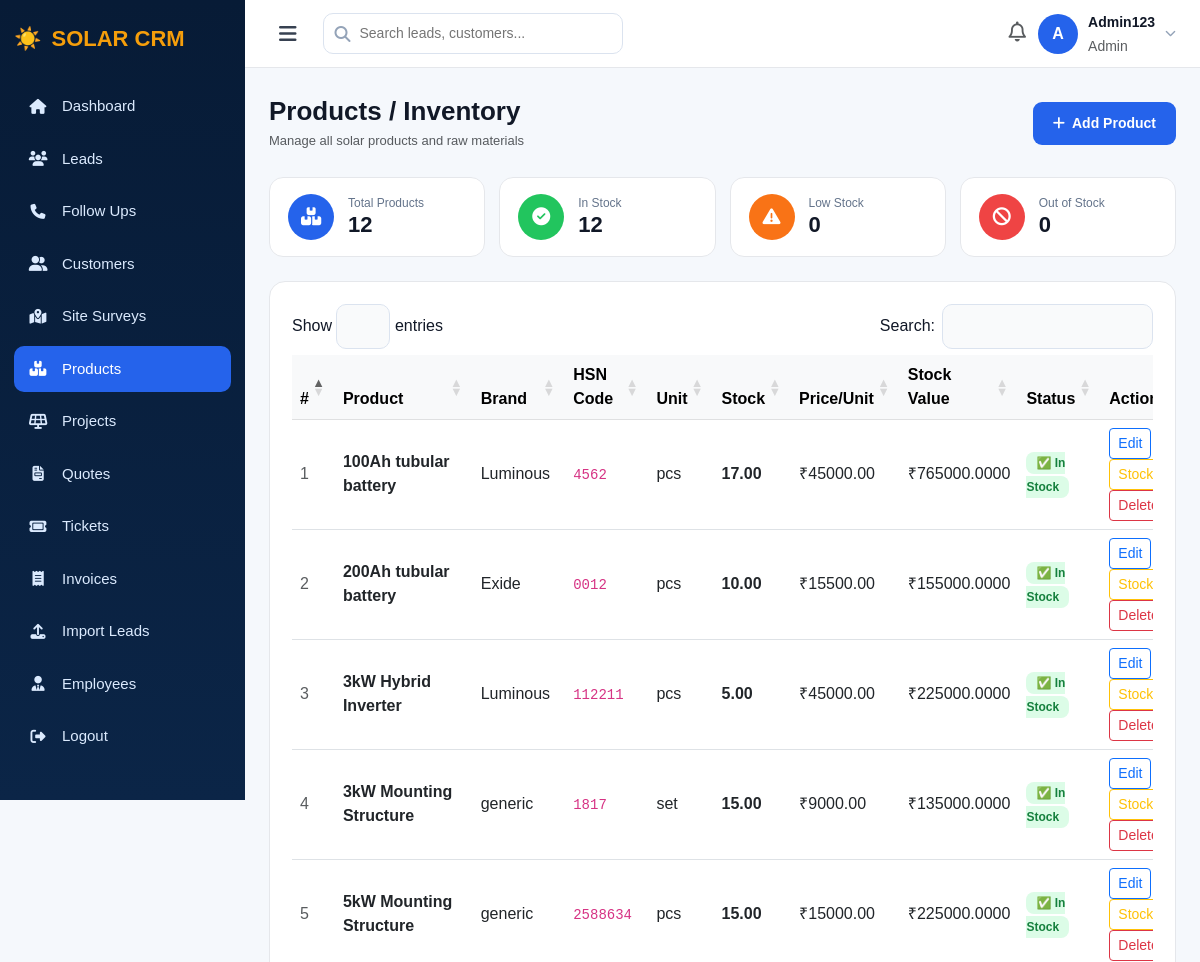
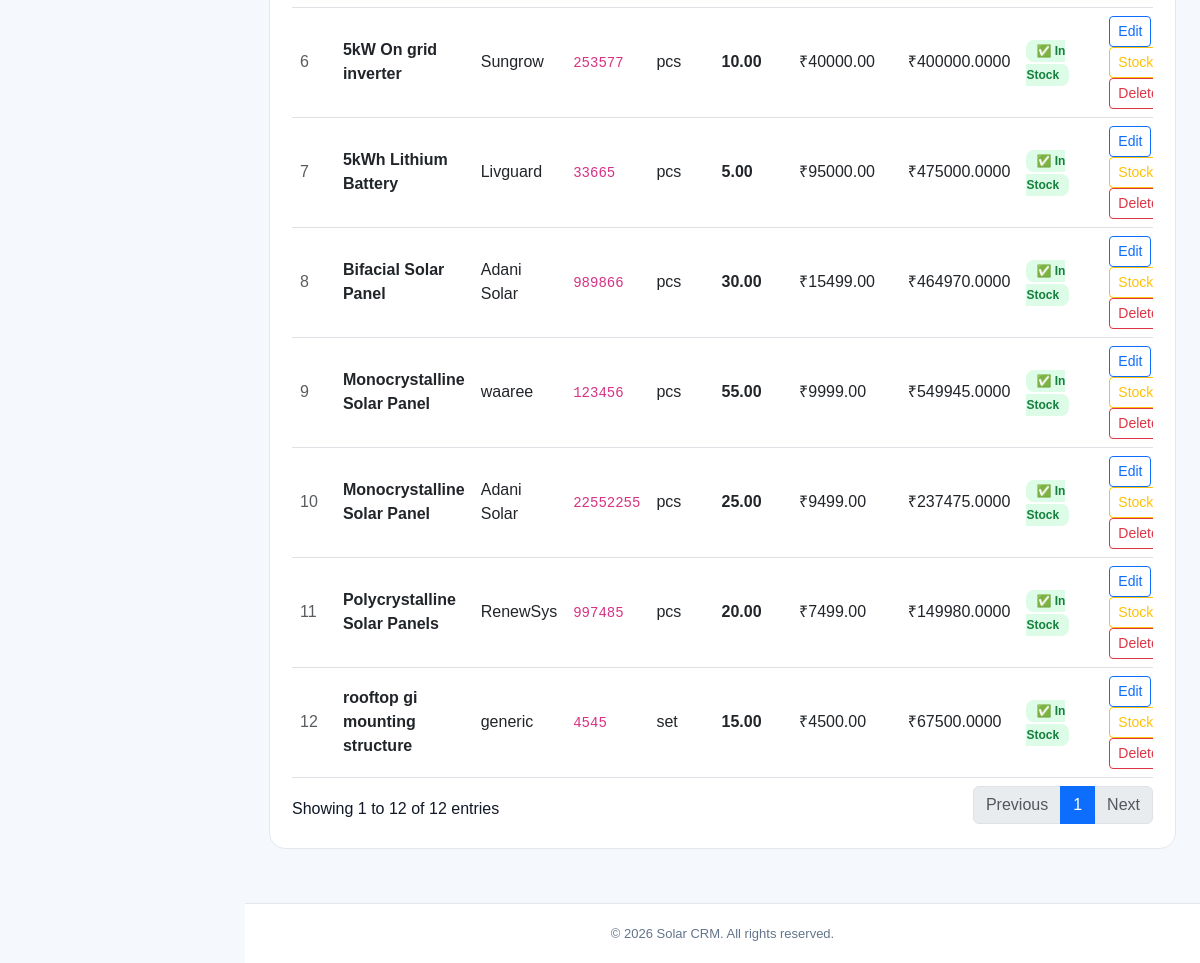
The page /products/ (signed in) on the database its author committed (2 pictures, top to bottom).
### app/models.py (models this page shows, shortened)
class Product(models.Model):
    name          = models.CharField(max_length=200)
    brand         = models.CharField(max_length=200, blank=True)
    hsn_code      = models.CharField(max_length=50, blank=True)
    unit          = models.CharField(max_length=50, default='pcs')  # pcs, meter, kg, etc.
    quantity      = models.DecimalField(max_digits=10, decimal_places=2, default=0)  # current stock
    price         = models.DecimalField(max_digits=10, decimal_places=2, default=0)  # price per unit
    low_stock_alert = models.DecimalField(max_digits=10, decimal_places=2, default=5)  # warn if below this
    created_at    = models.DateTimeField(auto_now_add=True)
    updated_at    = models.DateTimeField(auto_now=True)
    @property
    def is_low_stock(self):
        return self.quantity <= self.low_stock_alert
    @property
    def total_value(self):
        return self.quantity * self.price

### app/views.py (the view)
# urls.py: path('products/', views.products, name='products'),
@login_required
def products(request):
    all_products = Product.objects.all().order_by('name')
    return render(request, 'products.html', {
        'products': all_products,
        'total_products': all_products.count(),
        'in_stock': all_products.filter(quantity__gt=0).count(),
        'low_stock': sum(1 for p in all_products if p.is_low_stock and p.quantity > 0),
        'out_of_stock': all_products.filter(quantity=0).count(),
    })

### app/templates/products.html (shortened to what this page needs)
{% extends 'base.html' %}
{% block nav_products %}class="active"{% endblock %}
{% block extra_css %}
<link rel="stylesheet" href="https://cdn.datatables.net/1.13.6/css/dataTables.bootstrap5.min.css">
{% endblock %}
{% block content %}
<div class="page-header">
    <div>
        <h2>Products / Inventory</h2>
        <p class="text-muted mb-0" style="font-size:13px;">
            Manage all solar products and raw materials
        </p>
    </div>
    {% if request.user.is_superuser %}
    <a href="/products/add/" class="add-btn">
        <i class="fa-solid fa-plus"></i>
        Add Product
    </a>
    {% endif %}
</div>
<div class="stat-cards">
    <div class="stat-card">
        <div class="icon-circle ic-blue">
            <i class="fa-solid fa-boxes-stacked"></i>
        </div>
        <div>
            <p>Total Products</p>
            <h4>{{ total_products }}</h4>
        </div>
    </div>
    <div class="stat-card">
        <div class="icon-circle ic-green">
            <i class="fa-solid fa-circle-check"></i>
        </div>
        <div>
            <p>In Stock</p>
            <h4>{{ in_stock }}</h4>
        </div>
    </div>
    <div class="stat-card">
        <div class="icon-circle ic-orange">
            <i class="fa-solid fa-triangle-exclamation"></i>
        </div>
        <div>
            <p>Low Stock</p>
            <h4>{{ low_stock }}</h4>
        </div>
    </div>
    <div class="stat-card">
        <div class="icon-circle ic-red">
            <i class="fa-solid fa-ban"></i>
        </div>
        <div>
            <p>Out of Stock</p>
            <h4>{{ out_of_stock }}</h4>
        </div>
    </div>
</div>
<div class="panel">
    {% if products %}
    <div class="table-responsive">
        <table id="dataTable" class="table table-hover align-middle mb-0">
            <thead class="table-light">
                <tr>
                    <th>#</th>
                    <th>Product</th>
                    <th>Brand</th>
                    <th>HSN Code</th>
                    <th>Unit</th>
                    <th>Stock</th>
                    <th>Price/Unit</th>
                    <th>Stock Value</th>
                    <th>Status</th>
                    {% if request.user.is_superuser %}
                    <th>Actions</th>
                    {% endif %}
                </tr>
            </thead>
            <tbody>
                {% for p in products %}
                <tr id="prow-{{ p.id }}">
                    <td class="text-muted">{{ forloop.counter }}</td>
                    <td><strong>{{ p.name }}</strong></td>
                    <td>{{ p.brand|default:"—" }}</td>
                    <td><code>{{ p.hsn_code|default:"—" }}</code></td>
                    <td>{{ p.unit }}</td>
                    <td><strong>{{ p.quantity }}</strong></td>
                    <td>₹{{ p.price }}</td>
                    <td>₹{{ p.total_value }}</td>
                    <td>
                        {% if p.quantity == 0 %}
                            <span class="stock-zero">⛔ Out of Stock</span>
                        {% elif p.is_low_stock %}
                            <span class="stock-low">⚠️ Low Stock</span>
                        {% else %}
                            <span class="stock-ok">✅ In Stock</span>
                        {% endif %}
                    </td>
                    {% if request.user.is_superuser %}
                    <td>
                        <a href="/products/{{ p.id }}/edit/"
                           class="btn btn-sm btn-outline-primary">
                            Edit
                        </a>
                        <button class="btn btn-sm btn-outline-warning"
                                data-id="{{ p.id }}"
                                data-name="{{ p.name|escape }}"
                                data-quantity="{{ p.quantity }}"
                                onclick="openStockModalFromBtn(this)">
                            Stock
                        </button>
                        <button class="btn btn-sm btn-outline-danger"
                                data-id="{{ p.id }}"
                                data-name="{{ p.name|escape }}"
                                onclick="deleteProductFromBtn(this)">
                            Delete
                        </button>
                    </td>
                    {% endif %}
                </tr>
                {% endfor %}
            </tbody>
        </table>
    </div>
    {% endif %}
</div>
{% endblock %}

### app/templates/base.html (shortened to what this page needs)
<!DOCTYPE html>
<html>
<head>
    <link href="https://cdn.jsdelivr.net/npm/bootstrap@5.3.0/dist/css/bootstrap.min.css" rel="stylesheet">
    <link href="https://cdnjs.cloudflare.com/ajax/libs/font-awesome/6.5.1/css/all.min.css" rel="stylesheet">
    {% block extra_css %}{% endblock %}
</head>
<body>
<div class="sidebar" id="sidebar">
    <div class="brand">☀️ <span class="brand-text"><span>SOLAR</span> CRM</span></div>
    <div class="menu">
        <a href="/dashboard/"    {% block nav_dashboard    %}{% endblock %} ><i class="fa-solid fa-house"></i><span class="menu-label"> Dashboard</span></a>
        <a href="/leads/"        {% block nav_leads        %}{% endblock %} ><i class="fa-solid fa-users"></i><span class="menu-label"> Leads</span></a>
        <a href="/followups/"    {% block nav_followups    %}{% endblock %} ><i class="fa-solid fa-phone"></i><span class="menu-label"> Follow Ups</span></a>
        <a href="/customers/"    {% block nav_customers    %}{% endblock %} ><i class="fa-solid fa-user-group"></i><span class="menu-label"> Customers</span></a>
        <a href="/site-surveys/" {% block nav_site_surveys %}{% endblock %} ><i class="fa-solid fa-map-location-dot"></i><span class="menu-label"> Site Surveys</span></a>
        <a href="/products/"     {% block nav_products     %}{% endblock %} ><i class="fa-solid fa-boxes-stacked"></i><span class="menu-label"> Products</span></a>
        <a href="/projects/"     {% block nav_projects     %}{% endblock %} ><i class="fa-solid fa-solar-panel"></i><span class="menu-label"> Projects</span></a>
        <a href="/quotes/"       {% block nav_quotes       %}{% endblock %} ><i class="fa-solid fa-file-invoice"></i><span class="menu-label"> Quotes</span></a>
        <a href="/tickets/"      {% block nav_tickets      %}{% endblock %} ><i class="fa-solid fa-ticket"></i><span class="menu-label"> Tickets</span></a>
        {% if request.user.is_superuser %}
        <a href="/invoices/"     {% block nav_invoices     %}{% endblock %} ><i class="fa-solid fa-receipt"></i><span class="menu-label"> Invoices</span></a>
        <a href="/import/"       {% block nav_import       %}{% endblock %} ><i class="fa-solid fa-upload"></i><span class="menu-label"> Import Leads</span></a>
        <a href="/employees/"    {% block nav_employees    %}{% endblock %} ><i class="fa-solid fa-user-tie"></i><span class="menu-label"> Employees</span></a>
        {% endif %}
        <a href="/logout/"><i class="fa-solid fa-right-from-bracket"></i><span class="menu-label"> Logout</span></a>
    </div>
</div>
<div class="main" id="main">
    <div class="topbar">
        <div class="d-flex align-items-center gap-3">
            <button class="hamburger" onclick="toggleSidebar()"><i class="fa-solid fa-bars"></i></button>
            <div class="search-wrapper">
                <i class="fa-solid fa-magnifying-glass search-icon"></i>
                <input class="search-box" id="liveSearch" placeholder="Search leads, customers..." autocomplete="off">
            </div>
        </div>
        <div class="admin-box" style="position:relative;">
    <div class="notif-bell" id="notifBell" onclick="toggleNotifications()">
        <i class="fa-regular fa-bell fs-5 text-muted"></i>
    </div>
    <div onclick="toggleProfile()" style="display:flex;align-items:center;gap:10px;cursor:pointer;">
        <div class="avatar">{{ request.user.username|slice:":1"|upper }}</div>
        <div>
            <strong style="font-size:14px;">{{ request.user.username }}</strong><br>
            <small class="text-muted">
                {% if request.user.is_superuser %}Admin{% else %}Employee{% endif %}
            </small>
        </div>
        <i class="fa-solid fa-chevron-down" style="font-size:11px;color:#94a3b8;"></i>
    </div>
        </div>
</div>
    <div class="content">
        {% block content %}{% endblock %}
    </div>
    <div class="footer">© 2026 Solar CRM. All rights reserved.</div>
</div>
</body>
</html>

### app/templates/products.html (style rules this page uses)
.stat-cards { display: grid; grid-template-columns: repeat(4, 1fr); gap: 14px; margin-bottom: 24px; }
.stock-ok { background: #dcfce7; color: #15803d; padding: 4px 10px; border-radius: 8px; font-size: 12px; font-weight: 600; }

### app/templates/base.html (style rules this page uses)
* { box-sizing: border-box; }
body { margin: 0; background: #f5f8fc; font-family: Arial, sans-serif; color: #111827; }
.sidebar { width: 245px; height: 100vh; position: fixed; left: 0; top: 0; background: linear-gradient(180deg, #071b36, #0b2547); color: white; padding: 22px 14px; overflow-y: auto; overflow-x: hidden; transition: width 0.3s ease, transform 0.3s ease; z-index: 1100; }
.brand { font-size: 22px; font-weight: 800; margin-bottom: 28px; display: flex; align-items: center; gap: 10px; white-space: nowrap; overflow: hidden; }
.brand span { color: #f59e0b; }
.menu a { display: flex; align-items: center; gap: 14px; padding: 12px 14px; margin-bottom: 6px; color: #dbeafe; text-decoration: none; border-radius: 10px; font-size: 15px; white-space: nowrap; overflow: hidden; transition: all 0.2s; }
.menu a i { flex-shrink: 0; width: 20px; text-align: center; }
.menu a.active, .menu a:hover { background: #2563eb; color: white; }
.main { margin-left: 245px; min-height: 100vh; transition: margin-left 0.3s ease; }
.topbar { height: 68px; background: white; border-bottom: 1px solid #e5e7eb; padding: 0 24px; display: flex; align-items: center; justify-content: space-between; position: sticky; top: 0; z-index: 999; }
.hamburger { cursor: pointer; font-size: 20px; color: #374151; background: none; border: none; padding: 6px 10px; border-radius: 8px; transition: background 0.2s, transform 0.15s; }
.admin-box { display: flex; align-items: center; gap: 12px; }
.avatar { width: 40px; height: 40px; border-radius: 50%; background: #2563eb; display: flex; align-items: center; justify-content: center; color: white; font-weight: bold; font-size: 16px; }
.search-wrapper { position: relative; }
.search-box { width: 300px; border: 1px solid #dbe3ef; border-radius: 10px; padding: 9px 14px 9px 36px; color: #64748b; font-size: 14px; }
.search-icon { position: absolute; left: 12px; top: 50%; transform: translateY(-50%); color: #94a3b8; }
.notif-bell { position: relative; cursor: pointer; }
.content { padding: 28px 24px; }
.page-header { display: flex; justify-content: space-between; align-items: center; margin-bottom: 26px; }
.page-header h2 { font-weight: 800; margin-bottom: 4px; font-size: 26px; }
.panel { background: white; border: 1px solid #e5e7eb; border-radius: 16px; padding: 22px; }
.add-btn { background: #2563eb; color: white; border: none; padding: 11px 20px; border-radius: 9px; text-decoration: none; font-size: 14px; font-weight: 600; cursor: pointer; display: inline-flex; align-items: center; gap: 7px; transition: background 0.2s, transform 0.15s, box-shadow 0.2s; }
.stat-card { background: white; border: 1px solid #e5e7eb; border-radius: 14px; padding: 16px 18px; display: flex; align-items: center; gap: 14px; transition: transform 0.2s, box-shadow 0.2s; }
.icon-circle { width: 46px; height: 46px; border-radius: 50%; display: flex; align-items: center; justify-content: center; font-size: 18px; color: white; flex-shrink: 0; }
.ic-blue { background: #2563eb; }
.ic-green { background: #22c55e; }
.ic-orange { background: #f97316; }
.ic-red { background: #ef4444; }
.stat-card h4 { font-size: 22px; font-weight: 800; margin: 0; }
.stat-card p { margin: 0; color: #64748b; font-size: 12px; }
.footer { text-align: center; padding: 20px; color: #64748b; border-top: 1px solid #e5e7eb; background: white; margin-top: 26px; font-size: 13px; }

### rows shown on the page
Product: name "100Ah tubular battery", brand "Luminous", hsn_code "4562", unit "pcs", quantity "17.00", price "45000.00", total_value "765000.0000", low_stock_alert "✅ In Stock"
Product: name "200Ah tubular battery", brand "Exide", hsn_code "0012", unit "pcs", quantity "10.00", price "15500.00", total_value "155000.0000", low_stock_alert "✅ In Stock"
Product: name "3kW Hybrid Inverter", brand "Luminous", hsn_code "112211", unit "pcs", quantity "5.00", price "45000.00", total_value "225000.0000", low_stock_alert "✅ In Stock"
Product: name "3kW Mounting Structure", brand "generic", hsn_code "1817", unit "set", quantity "15.00", price "9000.00", total_value "135000.0000", low_stock_alert "✅ In Stock"
Product: name "5kW Mounting Structure", brand "generic", hsn_code "2588634", unit "pcs", quantity "15.00", price "15000.00", total_value "225000.0000", low_stock_alert "✅ In Stock"
Product: name "5kW On grid inverter", brand "Sungrow", hsn_code "253577", unit "pcs", quantity "10.00", price "40000.00", total_value "400000.0000", low_stock_alert "✅ In Stock"
Product: name "5kWh Lithium Battery", brand "Livguard", hsn_code "33665", unit "pcs", quantity "5.00", price "95000.00", total_value "475000.0000", low_stock_alert "✅ In Stock"
Product: name "Bifacial Solar Panel", brand "Adani Solar", hsn_code "989866", unit "pcs", quantity "30.00", price "15499.00", total_value "464970.0000", low_stock_alert "✅ In Stock"
Product: name "Monocrystalline Solar Panel", brand "waaree", hsn_code "123456", unit "pcs", quantity "55.00", price "9999.00", total_value "549945.0000", low_stock_alert "✅ In Stock"
Product: name "Monocrystalline Solar Panel", brand "Adani Solar", hsn_code "22552255", unit "pcs", quantity "25.00", price "9499.00", total_value "237475.0000", low_stock_alert "✅ In Stock"
Product: name "Polycrystalline Solar Panels", brand "RenewSys", hsn_code "997485", unit "pcs", quantity "20.00", price "7499.00", total_value "149980.0000", low_stock_alert "✅ In Stock"
Product: name "rooftop gi mounting structure", brand "generic", hsn_code "4545", unit "set", quantity "15.00", price "4500.00", total_value "67500.0000", low_stock_alert "✅ In Stock"

### other values the page prints
{{ request.user.username|slice:":1"|upper }} "A"
{{ request.user.username }} "Admin123"
{{ total_products }} "12"
{{ in_stock }} "12"
{{ low_stock }} "0"
{{ out_of_stock }} "0"
